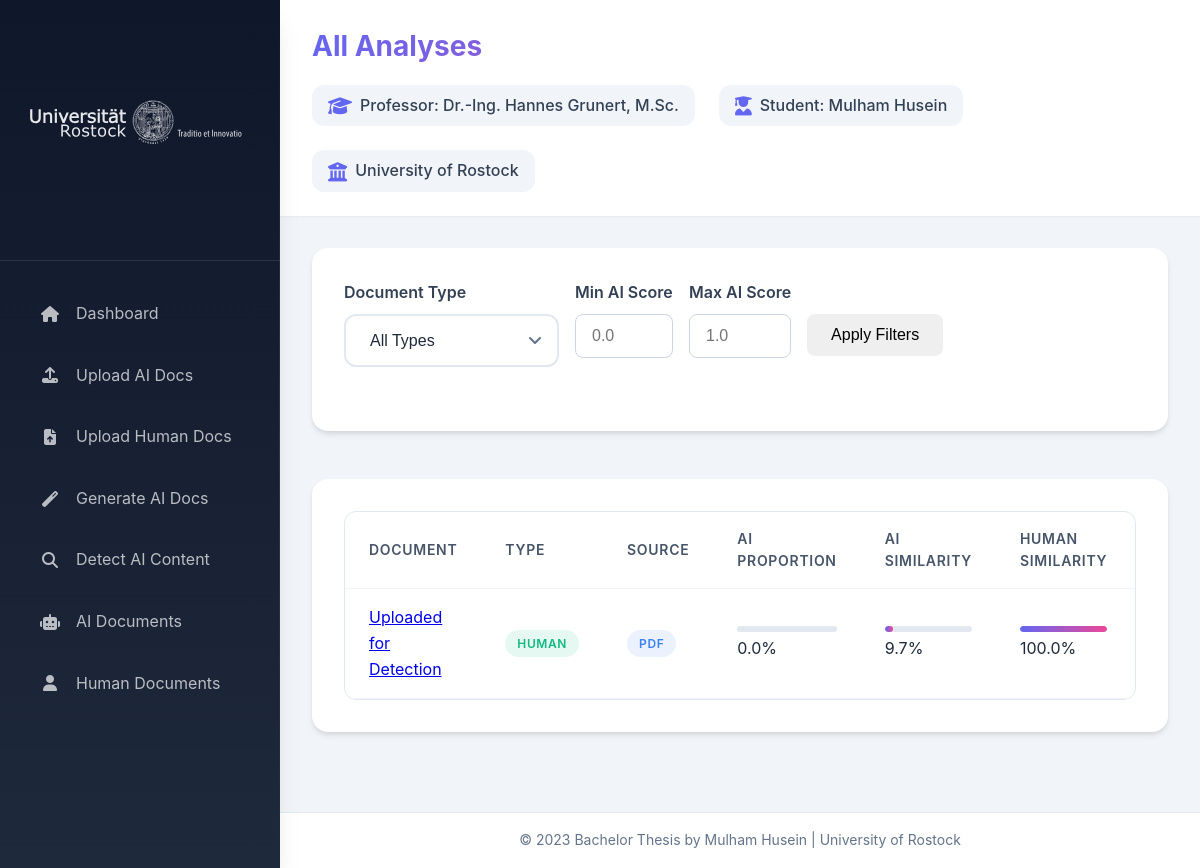
/view_all_analyses, run on the app's committed database.
### app/models.py (models this page shows)
class AnalysisResult(db.Model):
    id = db.Column(db.Integer, primary_key=True)
    text_id = db.Column(db.Integer, db.ForeignKey('text.id'), nullable=False)
    perplexity = db.Column(db.Float)
    burstiness = db.Column(db.Float)
    ai_proportion = db.Column(db.Float)
    ai_similarity = db.Column(db.Float)  # Similarity with AI documents
    human_similarity = db.Column(db.Float)  # Similarity with human documents
    analyzed_at = db.Column(db.DateTime, default=datetime.utcnow)

class Text(db.Model):
    id = db.Column(db.Integer, primary_key=True)
    content = db.Column(db.Text, nullable=False)
    source = db.Column(db.String(20), nullable=False)  # 'human' or 'ai'
    topic = db.Column(db.String(100), nullable=False)
    file_path = db.Column(db.String(255))  # Path to uploaded file
    is_ai = db.Column(db.Boolean, default=False)  # Flag for AI-generated content
    acm_topic = db.Column(db.String(100))  # ACM topic classification
    created_at = db.Column(db.DateTime, default=datetime.utcnow)  # Add this line
    analysis = db.relationship('AnalysisResult', backref='text', lazy=True, uselist=False)

### app/routes.py (the view)
@app.route('/view_all_analyses')
def view_all_analyses():
    document_type = request.args.get('document_type', '')
    min_ai_score = request.args.get('min_ai_score', '')
    max_ai_score = request.args.get('max_ai_score', '')
    query = db.session.query(AnalysisResult, Text).join(Text)
    if document_type == 'ai':
        query = query.filter(Text.is_ai == True)
    elif document_type == 'human':
        query = query.filter(Text.is_ai == False)
    if min_ai_score:
        query = query.filter(AnalysisResult.ai_proportion >= float(min_ai_score))
    if max_ai_score:
        query = query.filter(AnalysisResult.ai_proportion <= float(max_ai_score))
    analyses = query.order_by(AnalysisResult.analyzed_at.desc()).all()
    return render_template('view_all_analyses.html', analyses=analyses)

### app/templates/view_all_analyses.html (shortened to what this page needs)
{% extends "base.html" %}
{% block page_title %}All Analyses{% endblock %}
{% block content %}
    <div class="card">
        <div class="card-body">
            <form method="GET" class="filter-form">
                <div class="form-row">
                    <div class="form-group">
                        <label for="document_type">Document Type</label>
                        <select name="document_type" id="document_type" class="form-control">
                            <option value="">All Types</option>
                        </select>
                    </div>
                    <div class="form-group">
                        <label for="min_ai_score">Min AI Score</label>
                        <input type="number" name="min_ai_score" id="min_ai_score" class="form-control" min="0" max="1" step="0.1" value="{{ request.args.get('min_ai_score', '') }}" placeholder="0.0">
                    </div>
                    <div class="form-group">
                        <label for="max_ai_score">Max AI Score</label>
                        <input type="number" name="max_ai_score" id="max_ai_score" class="form-control" min="0" max="1" step="0.1" value="{{ request.args.get('max_ai_score', '') }}" placeholder="1.0">
                    </div>
                    <div class="form-group">
                        <label>&nbsp;</label>
                        <button type="submit" class="btn">Apply Filters</button>
                    </div>
                </div>
            </form>
        </div>
    </div>
    <div class="card">
        <div class="card-body">
            <div class="table-responsive">
                <table class="table">
                    <thead>
                        <tr>
                            <th>Document</th>
                            <th>Type</th>
                            <th>Source</th>
                            <th>AI Proportion</th>
                            <th>AI Similarity</th>
                            <th>Human Similarity</th>
                            <th>Perplexity</th>
                        </tr>
                    </thead>
                    <tbody>
                        {% for analysis, text in analyses %}
                        <tr>
                            <td>
                                <a href="{{ url_for('view_document', doc_id=text.id) }}">{{ text.topic }}</a>
                            </td>
                            <td>
                                {% if text.is_ai %}
                                <span class="badge badge-ai">AI</span>
                                {% else %}
                                <span class="badge badge-human">Human</span>
                                {% endif %}
                            </td>
                            <td><span class="badge badge-{{ text.source }}">{{ text.source }}</span></td>
                            <td>
                                <div class="progress-sm">
                                </div>
                                <span>{{ "%.1f"|format(analysis.ai_proportion * 100) }}%</span>
                            </td>
                            <td>
                                <div class="progress-sm">
                                    <div class="progress-bar" style="width: {{ analysis.ai_similarity * 100 }}%"></div>
                                </div>
                                <span>{{ "%.1f"|format(analysis.ai_similarity * 100) }}%</span>
                            </td>
                            <td>
                                <div class="progress-sm">
                                    <div class="progress-bar" style="width: {{ analysis.human_similarity * 100 }}%"></div>
                                </div>
                                <span>{{ "%.1f"|format(analysis.human_similarity * 100) }}%</span>
                            </td>
                            <td>{{ "%.2f"|format(analysis.perplexity) }}</td>
                        </tr>
                        {% endfor %}
                    </tbody>
                </table>
            </div>
        </div>
    </div>
{% endblock %}

### app/static/css/style.css (style rules this page uses)
:root { --primary-color: #6366f1; --primary-dark: #4f46e5; --primary-light: #818cf8; --secondary-color: #ec4899; --success-color: #10b981; --warning-color: #f59e0b; --info-color: #3b82f6; --danger-color: #ef4444; --light-color: #f8fafc; --dark-color: #1e293b; --gray-100: #f1f5f9; --gray-200: #e2e8f0; --gray-300: #cbd5e1; --gray-400: #94a3b8; --gray-500: #64748b; --gray-600: #475569; --gray-700: #334155; --gray-800: #1e293b; --gray-900: #0f172a; --spacing-xs: 0.25rem; --spacing-sm: 0.5rem; --spacing-md: 1rem; --spacing-lg: 1.5rem; --spacing-xl: 2rem; --spacing-2xl: 3rem; --radius-sm: 0.375rem; --radius-md: 0.5rem; --radius-lg: 0.75rem; --radius-xl: 1rem; --shadow-sm: 0 1px 2px 0 rgba(0, 0, 0, 0.05); --shadow-md: 0 4px 6px -1px rgba(0, 0, 0, 0.1), 0 2px 4px -1px rgba(0, 0, 0, 0.06); --shadow-lg: 0 10px 15px -3px rgba(0, 0, 0, 0.1), 0 4px 6px -2px rgba(0, 0, 0, 0.05); --shadow-xl: 0 20px 25px -5px rgba(0, 0, 0, 0.1), 0 10px 10px -5px rgba(0, 0, 0, 0.04); --transition: all 0.3s ease; }
* { margin: 0; padding: 0; box-sizing: border-box; }
body { font-family: 'Inter', sans-serif; background-color: var(--gray-100); color: var(--gray-800); line-height: 1.6; overflow-x: hidden; }
.card { background: white; border-radius: var(--radius-xl); box-shadow: var(--shadow-md); margin-bottom: var(--spacing-2xl); overflow: hidden; transition: var(--transition); }
.card-body { padding: var(--spacing-xl); }
.table-responsive { overflow-x: auto; border-radius: var(--radius-lg); border: 1px solid var(--gray-200); }
.table { width: 100%; border-collapse: collapse; }
.table th, .table td { padding: var(--spacing-md) var(--spacing-lg); text-align: left; border-bottom: 1px solid var(--gray-100); }
.table th { font-weight: 600; color: var(--gray-600); font-size: 0.875rem; text-transform: uppercase; letter-spacing: 0.05em; }
.table tbody tr { transition: var(--transition); }
.progress-bar { height: 100%; border-radius: 4px; background: linear-gradient(90deg, var(--primary-color), var(--secondary-color)); }
.badge { display: inline-flex; align-items: center; padding: 0.25rem 0.75rem; font-size: 0.75rem; font-weight: 600; border-radius: 9999px; text-transform: uppercase; letter-spacing: 0.05em; }
.badge-human { background-color: rgba(16, 185, 129, 0.1); color: var(--success-color); }
.badge-pdf { background-color: rgba(59, 130, 246, 0.1); color: var(--info-color); }
.btn { display: inline-flex; align-items: center; justify-content: center; gap: var(--spacing-sm); padding: 0.75rem 1.5rem; font-size: 1rem; font-weight: 500; border-radius: var(--radius-md); border: none; cursor: pointer; transition: var(--transition); text-decoration: none; white-space: nowrap; }
.progress-sm { height: 6px; background-color: var(--gray-200); border-radius: 3px; overflow: hidden; margin-bottom: var(--spacing-xs); }
.form-group { margin-bottom: var(--spacing-lg); }
.form-group label { display: block; margin-bottom: var(--spacing-sm); font-weight: 500; color: var(--gray-700); }
.form-control { width: 100%; padding: 0.75rem 1rem; border: 1px solid var(--gray-300); border-radius: var(--radius-md); font-size: 1rem; transition: var(--transition); }
.filter-form { display: flex; flex-wrap: wrap; gap: var(--spacing-md); }
.form-row { display: flex; flex-wrap: wrap; gap: var(--spacing-md); width: 100%; }
.form-group { margin-bottom: var(--spacing-xl); }
.form-group label { display: block; font-weight: 600; margin-bottom: var(--spacing-sm); color: var(--gray-700); font-size: 1rem; }
.form-group select, .form-group input[type="file"], .form-group textarea { width: 100%; padding: var(--spacing-md) var(--spacing-lg); border: 2px solid var(--gray-200); border-radius: var(--radius-lg); background-color: var(--gray-50); color: var(--gray-800); font-size: 1rem; transition: var(--transition); appearance: none; background-repeat: no-repeat; background-position: right 1rem center; padding-right: 2.5rem; }

### data on the page
AnalysisResult: topic "Uploaded for Detection", source "PDF", analysis.ai_proportion*100 "0.0", analysis.ai_similarity*100 "9.7", analysis.human_similarity*100 "100.0"
